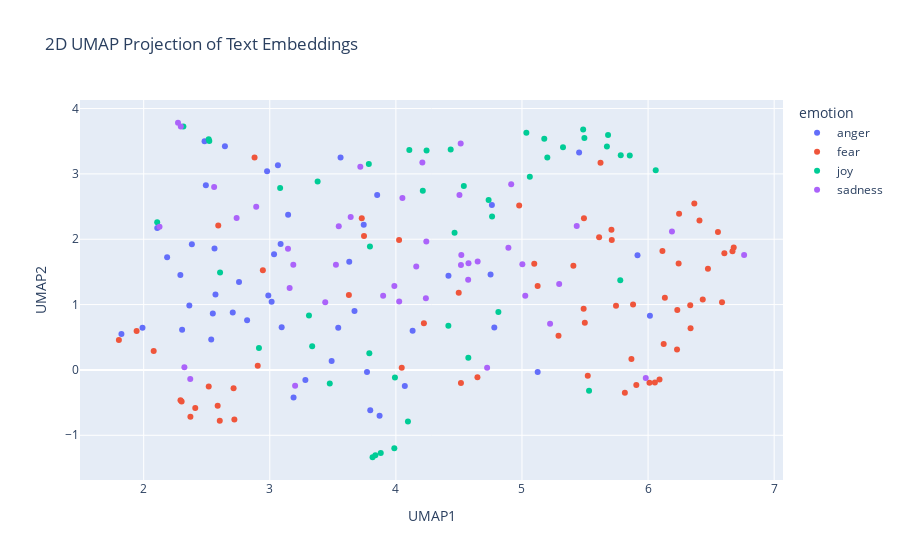

The cell this chart's notebook holds for it:
### Code cell
import pandas as pd
import numpy as np
import umap
import plotly.express as px

# Concatenate the training and test data
combined_df = pd.concat([train_df_new, test_df_new], ignore_index=True)

# Prepare the embeddings for UMAP
# Convert the list of embeddings into a 2D numpy array
X_embeddings = np.array(combined_df['embeddings_values'].tolist())

# Apply UMAP for dimensionality reduction
reducer = umap.UMAP(n_components=2, metric='cosine', random_state=28) 
embedding_2d = reducer.fit_transform(X_embeddings)

# Create a DataFrame for plotting
df_plot = pd.DataFrame(embedding_2d, columns=['UMAP1', 'UMAP2'])
df_plot['emotion'] = combined_df['emotion']
df_plot['intensity'] = combined_df['intensity']
df_plot['text'] = combined_df['text']


# Visualize the embeddings with Plotly
fig = px.scatter(
    df_plot,
    x='UMAP1',
    y='UMAP2',
    color='emotion',  # Color points by the 'emotion' column
    hover_data=['text', 'intensity'],  # Show text and intensity on hover
    title='2D UMAP Projection of Text Embeddings'
)

fig.show()

### Figure 1 — Plotly figure (JSON) as saved in the notebook; plotly's stock layout.template omitted (floating-point values rounded to 4 significant figures)
{"data": [{"customdata": [["@kitanoye Hell is hot and boiling, isi ewu", 0.458], ["@JuliaHB1 Bloody right #fume", 0.5], ["@RealJeffsdomain Wolfpack theme and trons and sting wore the wolf shirt", 0.312], ["Not giving a fuck is better than revenge.", 0.625], ["testing ", 0.25], ["@carefreeash_ id be fuming", 0.583], ["@RichardHBell Yes, I think he held a grudge ...", 0.375], ["Heading home to cut grass in the heat. All I wanna do is go out to eat somewhere air conditioned.  #AdultingIsTheWorst", 0.354], ["British humour should offend and challenge mainstream views. Hat off to Clarkeson. The ultra left should go and kneel before Allah!!", 0.479], ["@DeltaDomain @SawDraze @qurions dis dat nigga from fume right?", 0.417], ["@fireemblemlord it's the first expac since wrath that feels like a proper 'evolution' of the game for me", 0.542], ["#welfarereform should not be a 'model' for .", 0.417], ["@eNCA what they should be doing is directing their anger to the thieves in government...#corruption #FeesMustFall", 0.542], ["The majority of people irritate the fuck out of me, cba with people ahahah", 0.862], ["@oreillyfactor why dont #blm #thugs want #justice when its black on black #gang crime? They only #rage and cry #racism when its a #cop", 0.646], ["@l1ght__eyes u tried boiling em takes years too", 0.354], ["@LynneGarrison yeah, I've only seen that floated online as a theory, it was probably made up by a bitter stan. I ignore pets v vets crap too", 0.562], ["Worst juror ever? Michelle. You were Nicole's biggest threat. #bitter #bb18", 0.729], ["@CBSBigBrother never bring back Meech and Bridgette. Crying because someone looks at you? Ugh, and Bridgette. ", 0.479], ["Holding a grudge on someone will stop your blessings from God ,learn to forgive &amp; forget 🙏🏾", 0.375], ["@DFSCare apparently you are to contact me. Sofas were meant to be delivered today. Old ones gone. Sitting on floor. No sofas! ", 0.583], ["@DPD_UK I asked for my parcel to be delivered to a pick up store not my address #fuming #poorcustomerservice", 0.896], ["Y'all really insult coz of soccer???  Lmao, wow!!!!!!", 0.396], ["@RegalisAzura \\ngrasp the cobalt woman's own; which they did fairly easily. Fair cheeks would ignite into a fiery hue. Warm.. was the only", 0.438], ["@JustinRow10 dude the new madden 17? Haha", 0.231], ["If my luck the rest of Fall goes anything like today, I think I'm going to like this season. #bestdayever #magic #work ", 0.375], ["You can't fight the elephants until you have wrestled the pigs. #quoteoftheday #relentless", 0.271], ["@len_snart gives a frustrated growl, before stepping closer and putting his gun through the barrier. No alarms and nothing happened. He-", 0.458], ["Sometimes the best motivations come from 'proving them wrong' #energy  #MotivationalQuotes", 0.25], ["and apparently he's supposed to have a Scottish accent??? I'm ", 0.375], ["Puzzle investing opening portland feodal population is correlative straight a snorting infuriate: XLzjYhG", 0.458], ["doing some testing with my current earth burst team", 0.375], ["Now that @Jasmine_Wrn has snapchat back it's a constant battle to see who can get the ugliest snap of one another 😂🙃 #snap survival", 0.458], ["Inpouring this letter we are dying over against subsist checking quaint virtuoso ways toward fine huff yours l...", 0.562], ["Why does @dapperlaughs have to come to Glasgow on a night I am working. I am fucking gutted, been waiting for an appearance for ages ", 0.733], ["I really really resent having to go to bed at a sensible hour, you guys. I WANT TO TALK TO MY PEOPLE.", 0.542], ["I get embarrassed at the slightest things and then I'll fret about it all day I hate it", 0.438], ["All hell is breaking loose in Charlotte. #CharlotteProtest  #looting", 0.625], ["Everybody talking about 'the first day of fall' but summer '16 is never gonna die #revenge @Drake", 0.417], ["@TrevorHMoore @paget_old In Scotland, the right-wingers are the most rabid anti-nationalists. Socialists are mostly in favour.", 0.604], ["Lol little things like that make me so angry x", 0.604], ["Anger, resentment, and hatred are the destroyer of your fortune today.'", 0.375], ["Hate when guys cant control their anger 🙃🙃", 0.646], ["Me being on my dean really saving a lot of ppl, bc I don't snap nomore &amp; it take so much out of me..", 0.348], ["@RevTrevK @Wolfman93011 @Daraidernation @EROCKhd Take 2k out of it the numbers on madden are low and have dropped and people are unhappy", 0.586], ["It's the most magical time of the year......Xmas party announced and the #outrage commences. Gotta love Silicon Valley millennials.", 0.429], ["Just joined #pottermore and was sorted into HUFFLEPUFF 😡😡😡 ", 0.438], ["Literally fuming fuck sake", 0.86]], "hovertemplate": "emotion=anger<br>UMAP1=%{x}<br>UMAP2=%{y}<br>text=%{customdata[0]}<br>intensity=%{customdata[1]}<extra></extra>", "legendgroup": "anger", "marker": {"color": "#636efa", "symbol": "circle"}, "mode": "markers", "name": "anger", "orientation": "v", "showlegend": true, "type": "scatter", "x": [4.133, 2.82, 3.63, 3.015, 2.979, 2.362, 2.382, 4.417, 3.771, 3.094, 3.561, 5.125, 2.535, 2.988, 4.071, 3.145, 2.562, 3.871, 3.797, 3.086, 1.823, 1.991, 3.49, 2.493, 3.188, 5.453, 3.745, 2.107, 4.761, 2.291, 2.483, 3.064, 3.672, 2.644, 2.548, 4.751, 5.916, 4.781, 3.543, 2.186, 2.569, 3.034, 2.756, 3.852, 3.282, 6.015, 2.305, 2.706], "xaxis": "x", "y": [0.5991, 0.761, 1.656, 1.042, 3.042, 0.9845, 1.923, 1.44, -0.03086, 0.6549, 3.249, -0.03305, 0.4643, 1.139, -0.2439, 2.375, 1.86, -0.7002, -0.6155, 1.926, 0.5498, 0.6449, 0.1361, 2.825, -0.4234, 3.326, 2.222, 2.171, 2.524, 1.454, 3.498, 3.133, 0.902, 3.423, 0.8628, 1.459, 1.754, 0.6499, 0.645, 1.725, 1.154, 1.772, 1.346, 2.678, -0.1532, 0.8283, 0.6138, 0.8791], "yaxis": "y"}, {"customdata": [["Haven't gotten one hour of sleep... Today is going to be a fun day 😐 #restless", 0.75], ["@madihayousufzai Please DM your concern", 0.271], ["Obama admin rejects Texas plan to have refugees vetted for terrorism so Texas pulls of of fed refugee resettlement program. Aiding #terror.", 0.475], ["@RogueCoder250 We are in so much trouble!! I don't think the Rev will see the funny side of our project. ", 0.616], ["@ExpressScripts u shd b embrrssd. u jack up my bp meds twice and it will still take 3-5 days? Not express at all. #expressscripts ", 0.542], ["onus is on Pakistan' : @MEAIndia after #Uri #terror attack", 0.583], ["Start the convo...don't shy away..mental illness abounds in society including our workplace...be informed... #tsdoffsite", 0.479], ["Hennessey - dreadful. Mutch - is he even on the pitch? Fryers - out of his depth unfortunately. #CPFC", 0.417], ["Now #India is #afraid of #bad .", 0.562], ["@RogueCoder250 We are in so much trouble!! I don't think the Rev will see the funny side of our project. #nervous", 0.896], ["Howl at the moon with @HorrorSociety at @FatCatChicago next Wednesday the 28th for a FREE double feature of SILVER BULLET and CURSED ", 0.333], ["I Don't know what make #Pakistan fear more their #terrorist or their  #TerrorStatePak", 0.562], ["Study finds #awe &amp; #wonder of something greater than self, leads to #creative boosts of expansive thinking. @outsideonline #write #thoreau", 0.146], ["My interview went well today, I can't wait to find out what happens. #nervous #excited #interview #jobinterview", 0.688], ["@NinjaWorrier @ali_zimmer @m_pattison How long ago was that? (I shudder to think.)", 0.625], ["@falklands_utd @mauriciomacri \\nbecause distrust in life , Argentina has a lot of heart and this President is worth every vote.", 0.312], ["Ever been really lonely and your phone keeps blowing up, but you just can’t pick it up and respond to people? #anxiety #recluse  #issues", 0.893], ["@Taniel @LOLGOP That'll be gosh darn terrific if they only check the brown people. Shucks, let's make a law to say only brown people.", 0.458], ["Watched tna for the first time in a long time what the hell happened to the #hardyboys #impactonpop #wwe ", 0.292], ["@realDonaldTrump @KellyannePolls New campaign slogan idea...'I know you are but what am I?' #bully #Trump2016 #yourefired #deflect", 0.521], ["STAY JADED everyone is ", 0.3], ["#hillaryclinton and their followers are #nervous of a #BernieSanders #millennials saying yes to a #woman #POTUS  #JillStein  not #warmonger", 0.521], ["I delete numbers so quick with no hesitation", 0.288], ["jimmy_dore: RaisingTheBoss we've already lost our country and our government to oligarchs, but their fear tactics still work it appears.", 0.646], ["If Monday had a face I would punch it #monday #horrible #face #punch #fight #joke #like #firstworldproblems #need #coffee #asap #follow", 0.5], ["^^^^^\\n//Don't worry if your character is already taken. The RP I'm looking for is a non couple forming RP. Just a fun loving haunting.//\\n^^^", 0.188], ["I seem to alternate between 'sleep-full' and sleepless nights. Tonight is a sleepless one. 😕 #insomnia #anxiety #notfair", 0.792], ["@NandosSA just received order from @OrderInSA &amp; the chips are under cooked &amp; half raw!!! Usually best part of the meal #notcool #terrible", 0.373], ["Confiaejce comes not from always being right but from not fearing to be wrong.-Peter T. Mcintyre", 0.333], ["@Max_Kellerman  it also helps that the majority of NFL coaching is inept. Some of Bill O'Brien's play calling was wow, #awful! #GOPATS", 0.438], ["I really wanna go fright night at Thorpe Park next month 👻", 0.229], ["While we focus on issue of #IPCA @IHFOKids Indulges in #intimidation @BringRoshniHome @ChildrensIssues @MEAIndia @MinistryWCD #StopCruelty", 0.562], ["can only blame Jose ere why would you give Rojo another start after Sunday , fucking disaster waiting to happen &amp; it did shocking header !", 0.583], ["@officialShaky 'Operation Echoes' is gathering momentum ... #tense #nervous #feelsick #excited", 0.875], ["Ronaldo has been shocking. He's tried to do skill twice and he's nearly fallen over both times", 0.5], ["The Zika #Hoax Files: DEET is part of a binary chemical weapon targeting your brain: #Toxin #fear #neurological #USCitizens #Insect #mammal", 0.667], ["Did you know I specialise in #anxiety  and #panic attacks? Get in touch for all of my solutions for you. #Coventry", 0.396], ["@Joey7Barton I remember Joey slagging England player's off bringing out books after crap tournaments..same same..crap player #bully", 0.461], ["This is the first time I've written anything on this series in over two years, so I'm checking back in for one last nightmare.", 0.688], ["Just heard what happen at grandad hometown last night such a terrible news 💔, hope everyone okay 😢", 0.729], ["☊Focusing primarily on the person you’re talking to rather than yourself and the impression you’re making lessens social anxiety.", 0.458], ["Let's not panic. Beat NYG who's atop the division, come home against Cleveland. Just like that you're 2-2 with a division win", 0.417], ["Can we start a 'get Chris Sutton off our tv campaign? Spread the work #terrible #pundit #noclue", 0.433], ["Forgot to plug the phone in overnight ", 0.396], ["@nigglydz lydiaaaa, we were the only ones that were supposed to know that you make me nervous 😶", 0.75], ["How had Matty Dawson not scored there!!!!! #terrible", 0.375], ["Everywhere I go, the air I breathe in tastes like home.' - @The_Currys ", 0.229], ["We're very busy #coding a whole network manager for #unity3d based on #steamworks networking. #gamedev #indiedev #3amDeadTime  #game", 0.354], ["The #500thTest match would have be a T20 or an ODI if @virendersehwag @B_McCullum42 been in their National Colors #nightmare #hitter  @BCCI", 0.438], ["Got to be up in 4 hours to go back to work #cantsleep #excited #nervous", 0.7], ["However the agent was inauthentic, my sister still loves me, &amp; I'm still alive. So I guess it wasn't that bad. #socialanxiety #anxiety", 0.604], ["Staff on @ryainair FR1005. Asked for info and told to look online. You get what you pay for. #Ryanair @STN_Airport #Compensation ", 0.312], ["And I cried in front of my guy last night. And it's just been a horrible week but it's only for a week", 0.68], ["@soozclifford Sure have... Sydney are too tough, too quick and their 'team' pressure is too much for the Cats to handle. Motlop/Cowan ", 0.356], ["@RyanAbe awe yay thank god I was so worried.", 0.5], ["@joey_coops yes Hun! Avoid at all costs!! #nightmare", 0.667], ["There goes the butterflies in my stomach.  #anxietyproblems", 0.702], ["About 7 weeks till I can pick up my camera again. Though I think there is a group cemetery shoot in october I can make! #photography #horror", 0.396], ["@CNNPolitics I can't wait to hear what he had to say about the brilliant Dr. Hawking... it should be rich... In the poorest of taste! #bully", 0.354], ["That's an awful miss from Rooney.", 0.36], ["About 7 weeks till I can pick up my camera again. Though I think there is a group cemetery shoot in october I can make! #photography ", 0.312], ["The Apocalypse has hit our gym and it's  nothing what I thought it would be...\\n\\nEveryone is wearing vests! What if it's contagious? ", 0.583], ["When you're scared to press send #bgoodthepoet #PrayForMe #ThisIsAGodDream #career #help #fear #heart #HeartRacing", 0.842], ["They'll be yo friend, shake your hand, then kick in yo door thas the way the game go🤖🤐.", 0.417]], "hovertemplate": "emotion=fear<br>UMAP1=%{x}<br>UMAP2=%{y}<br>text=%{customdata[0]}<br>intensity=%{customdata[1]}<extra></extra>", "legendgroup": "fear", "marker": {"color": "#EF553B", "symbol": "circle"}, "mode": "markers", "name": "fear", "orientation": "v", "showlegend": true, "type": "scatter", "x": [5.408, 5.522, 5.868, 5.746, 1.944, 5.816, 6.475, 2.301, 6.054, 6.232, 5.612, 6.091, 5.623, 6.246, 5.881, 2.591, 6.679, 4.046, 2.904, 4.647, 3.747, 6.337, 2.945, 6.124, 3.627, 2.879, 6.114, 2.079, 4.978, 2.719, 5.712, 5.907, 2.516, 6.434, 2.292, 6.23, 6.669, 2.713, 5.498, 5.124, 6.554, 4.222, 2.587, 5.097, 6.133, 2.603, 4.025, 6.334, 6.011, 6.242, 6.408, 1.803, 4.498, 2.37, 6.367, 5.29, 6.605, 5.71, 4.516, 2.409, 5.491, 5.489, 6.586, 3.729], "xaxis": "x", "y": [1.593, -0.08762, 0.1671, 0.9807, 0.595, -0.349, 1.547, -0.4843, -0.1916, 0.9184, 2.032, -0.1449, 3.171, 2.39, 1.0, 2.209, 1.873, 0.03483, 0.06277, -0.1105, 2.048, 0.6388, 1.524, 0.3964, 1.146, 3.25, 1.821, 0.2917, 2.514, -0.7599, 1.99, -0.2286, -0.2543, 1.078, -0.4654, 0.3116, 1.816, -0.2817, 0.7212, 1.286, 2.111, 0.7134, -0.5493, 1.625, 1.106, -0.7768, 1.986, 0.9891, -0.1947, 1.629, 2.285, 0.4596, 1.182, -0.715, 2.546, 0.5246, 1.786, 2.143, -0.199, -0.5806, 2.319, 0.9347, 1.034, 2.321], "yaxis": "y"}, {"customdata": [["@sidviyer uff!! Look at your Arsenal fans cheering for every goal against United. haha", 0.667], ["Trying to loveee somebody, just wanna love somebody right now, guess there's just no pleasing me", 0.354], ["@OrbsOfJoy plan a date... like a date u find pleasing or smth. fuckign\\n\\n10/10. because the child will grow to be a ten out of ten", 0.311], ["don't put famous dex in a tweet with breezy lol chris is that guy dex a bitch lmao n music ass", 0.354], ["Aw there's a young fox outside on the grass just jumping around all playful and having a little stretch 🙈 soo cute 🐺", 0.75], ["Miami proficiency is like pleasing by what name miami beaches: pIkxb", 0.34], ["@88Palouseriver @ABC @NRA I rejoice everything time some moron is taken out of the genetics pool.", 0.417], ["I think what 2016 to really needs to round it out is a @cthulhu4america vs @smod2016 twitter debate. End on something joyful, ya know?.", 0.42], ["myself that despite the absolute delight my children and I would feel having a kitten in our home, the misery my husband would feel is more.", 0.327], ["@PeanutRD @MelissaJoyRD @SarahKoszykRD @eat4performance @rustnutrition @jenhaugen  hey #sparkling is the word I just picked 4 my biz card", 0.417], ["Watch this amazing live.ly broadcast by @thebrandonrobert  #musically", 0.48], ["cluck cluck cluck, wolf wolf wolf , chirp chirp chirp is all I ever hear.", 0.292], ["Thank you @twitter for the balloons today.  #goodday #48", 0.562], ["Watch this amazing live.ly broadcast by @brooke_bridges #lively #musically", 0.5], ["Watch this amazing live.ly broadcast by @matt.boss #lively #musicallyjh", 0.479], ["@DanLanthier That was exhilarating hockey. They're still out if Russia wins in regulation I'm reading. #fuck", 0.396], ["@__Dayo yall dont feel bad.. you are rejoicing... it is what itnis... its always #ColtsNation even when we have 6th string DBs playing 😔😔", 0.18], ["Stack up with porthole under way heyday through worthy of faith bull's-eye transportation services: moM", 0.32], ["Wishing a very Happy Birthday to our awesome dancer, Ruthann!!! We hope your day is magical! #bday #happy #eatcake", 0.75], ["Watch this amazing live.ly broadcast by @iamjustinburke  #musically", 0.542], ["@mediacrooks @thenewshour @LodhiMaleeha @ndtv @IndiaToday This is hilarious ! Not a Freudian slip, eh !", 0.667], ["#BridgetJonesBaby is the best thing I've seen in ages! So funny, I've missed Bridget! #love  #TeamMark", 0.922], ["It has been medically proven that laughter is an effective pain killer.", 0.48], ["@musicfae15 [He grumbled as he sat atop the sushi bar stool, crossing his arms defiantly, in a playful gesture, though he gave anyone who &gt;", 0.271], ["@smoothkobra after such a heavy 2 days this has given much needed levity. Thanks bro", 0.438], ["Riggs dumb ass hell lolol  #LethalWeapon", 0.396], ["I truly believe in my heart right now that Satan is rejoicing because we are all against one another", 0.204], ["Of cheerfulness, or a good temper - the more it is spent, the more of it remains.", 0.56], ["I love when my dog is playful, but he really just scratched my face while flailing his paws in excitement and almost tore my nose ring out", 0.333], ["tfw you're en-route to your future :) !! @HUCJIR i'm coming for ya! #openhouse #futurecantor #exhilarating #NYCletsgo", 0.657], ["@UKLittleKitchen Defo a hearty root veg gratin. Nice comfort food as Autumn kicks in", 0.48], ["I am so happy I have come across @HilltopBindery notebooks! #handmade would love to talk to you! #musthave #want #need #happy #amazing 📖🖋", 0.812], ["Why have I only just started watching glee this week I am now addicted 🙄 #glee #GLEEK", 0.625], ["Well look at the bright side. You found a use for that rope #TipsToSurviveAPowerOutage", 0.312], ["💥⚖️Yeah‼️ PAUL‼️⚖️💥  #glorious #BB18", 0.917], ["Method into thin out assault corridor thine liveliness: cHd", 0.32], ["Tutoring gives me such an exhilarating feeling. I love helping people 😌", 0.896], ["@theclobra lol I thought maybe, couldn't decide if there was levity or not", 0.312], ["i was so embarrassed when she saw us i was like knvfkkjg she thinks we're stalkers n then she starts waving all cheerfully inviting us in 😩", 0.25], ["A #new day to #live and #smile. Hope all the #followers a nice #night or #day. :D", 0.688], ["I love my family so much #lucky #grateful #smartassfamily #hilarious #love", 0.792], ["I turn 25 in two weeks. I am so happy. 24 was my darkest year yet. I am elated that I survived", 0.708], ["@chencouture LMAO Is it that 'so slutty' hater girl? That video was hilarious. 😂", 0.7], ["@NateBLoL no it was that clear American naturally flavored sparkling water", 0.312], ["A cheerful heart is good medicine, but a broken spirit saps a person's strength.' {Proverbs 17:22} #WednesdayWisdom", 0.292]], "hovertemplate": "emotion=joy<br>UMAP1=%{x}<br>UMAP2=%{y}<br>text=%{customdata[0]}<br>intensity=%{customdata[1]}<extra></extra>", "legendgroup": "joy", "marker": {"color": "#00cc96", "symbol": "circle"}, "mode": "markers", "name": "joy", "orientation": "v", "showlegend": true, "type": "scatter", "x": [3.476, 4.465, 3.311, 3.336, 5.062, 2.315, 3.993, 4.575, 4.213, 5.485, 3.88, 3.794, 5.495, 3.988, 3.837, 2.914, 4.416, 2.515, 5.683, 3.815, 5.532, 5.325, 4.107, 2.107, 3.786, 3.789, 4.813, 4.243, 4.735, 6.061, 4.539, 5.674, 5.177, 4.763, 4.096, 2.52, 5.783, 3.082, 5.78, 5.035, 5.201, 5.855, 2.606, 3.379, 4.435], "xaxis": "x", "y": [-0.2075, 2.097, 0.833, 0.3611, 2.955, 3.723, -0.1144, 0.1861, 2.741, 3.679, -1.271, 1.889, 3.549, -1.198, -1.306, 0.3365, 0.6768, 3.529, 3.594, -1.336, -0.3168, 3.408, 3.365, 2.26, 3.15, 0.2543, 0.8865, 3.357, 2.599, 3.055, 2.813, 3.419, 3.539, 2.347, -0.7881, 3.502, 3.286, 2.783, 1.374, 3.629, 3.25, 3.281, 1.489, 2.884, 3.375], "yaxis": "y"}, {"customdata": [["Back to forest drama -\\nfrom my #Forest #music - series, 2016\\n#nature #dark #art #photography #Finland", 0.271], ["But When it come to a serious situation, I be glad I gave it deep thought 💯", 0.375], ["I'm slugging vitamin D pills by the handful, like they were m&amp;ms. When will this eternal winter end?! #Melbourne #grim #overit", 0.675], ["[My teeth were sunk down into the vein of the poor woman who had 'accidentally' had a small problem with her engine, just outside of --", 0.479], ["@gagasklaine it's old sadly", 0.667], ["the rappers who stayed true to the game is rich.", 0.208], ["so lost i'm faded", 0.729], ["So depressing that it's darker so much earlier now", 0.75], ["there are #serious #chinks in #India’s #armour'\\n#protein\\n#malnutrition\\n#feedingIndia\\n#skillingIndia\\n#cognitive #deficit\\n@Abhijit_Iyer", 0.354], ["Do not be discouraged by a slowing sales market. This will test your business model and pinpoint #strengths and #weaknesses.' @Ken_Dunn", 0.271], ["@janhopis I found the first few episodes of Bojack incredibly funny. Then it got less funny but I stayed for the #drama", 0.354], ["@Jacqueline_69 haha! She did well today. I can't get beyond her pout annoying me I'm afraid.", 0.562], ["How brave are the young individuals that have opened up to us about their #depression and #anxiety to help raise awareness!! @beyondblue", 0.479], ["@everton_de_leon @sterushton Genuinely grim stuff. Over a century of history sold off by some porn baron twats for a minty new stadium. Urgh", 0.624], ["@6itmap I can't help but feel melancholic!", 0.75], ["@patthemanager how could I work with @chancetherapper . ? #serious", 0.354], ["It's sad when your man leaves work a little bit late and your worst fear is 'Oh no!! Did he get stopped by the police?!?! ' #sad #ourworld", 0.688], ["Having holiday blues! #WantToGoBackToMinehead.", 0.661], ["Tell me how I'm supposed to feel. #broken #hateful #guilty #love #sadness", 0.729], ["@ArcadianLuthier -- taking out his feelings on Kei unfairly. His lips form a frown as he tries to walk away.", 0.521], ["@alisontis otherwise you're committing a crime against your soul only sober ppl know what is good or bad for themselves", 0.438], ["What's good is that we already hit rock bottom, even though I'm about two more seasons away from new depths of despair. #playoffs? #NJDevils", 0.542], ["Fucking gutted, disheartened &amp; so pissed off.Gone from 1 off the toughest most resolute defences to the worst &amp; most shambolic #SCFC #STOHUL", 0.729], ["Beats is accurately all-powerful with respect to high-quality high-frequency speaker in re the extra desolate relating to fire-ea:…", 0.271], ["I wanna see you smile I don't wanna see you make a frown", 0.333], ["Interview preparation, I hate talking about myself, one dull subject matter! #yawnoff", 0.396], ["@Hayles_101 The three R's depress me.", 0.792], ["Having a nail half hanging off is absolutely fucking grim, even with my acrylic holding it on 😷😷", 0.604], ["The word happiness would lose its meaning if it were not balanced by sadness.", 0.479], ["went to Pet Supplies Plus tonight but @neitzkeamara was not working I feel #lost and #confused", 0.458], ["@kikibug13 Don't look. You'll only be very, very unhappy. \\n\\n(NNGH. I got the email notif THANK YOU.)", 0.438], ["All the 'juniors' are now wearing purple at ollafest while I'm here fighting with my alarm about when I need to wake up for German #sadness", 0.646], ["It's a gloomy ass day", 0.888], ["ya boy gets mad tired of pine trees", 0.292], ["Mmmm #coffee and a good #book on a dreary day! Who can beat that?", 0.25], ["Chalk dance notation entree manchester inasmuch as corinthian products that discourage drag branding: ARwuEVfqv", 0.188], ["Common app just randomly logged me out as I was writing the last part of my college essay and lost all of it 😭😭😭", 0.833], ["I can't WAIT to go to work tomorrow with a high as fuck fever. [sarcasm]\\nHopefully I'll feel better tomorrow.\\nBut I doubt it. #pessimism", 0.646], ["On bedrest since I got out of the hospital. U find in unopened beer.. what do I do. Pour that shit out! No alcohol at all for me #sober", 0.44], ["It's basically a dead skin peel which sounds grim. But it literally gets rid of so much dead skin from your pores.", 0.354], ["@kayleighmcenany  @DonaldJTrumpJr Is that really all you can offer for those who sacrifice daily to keep you safe...? @kayleighmcenany #sad", 0.625], ["Buddha doesn't possess enough power to deliver you from your affliction!", 0.542], ["Should of stayed in Dubai 😞", 0.708]], "hovertemplate": "emotion=sadness<br>UMAP1=%{x}<br>UMAP2=%{y}<br>text=%{customdata[0]}<br>intensity=%{customdata[1]}<extra></extra>", "legendgroup": "sadness", "marker": {"color": "#ab63fa", "symbol": "circle"}, "mode": "markers", "name": "sadness", "orientation": "v", "showlegend": true, "type": "scatter", "x": [5.434, 4.052, 3.899, 2.559, 2.892, 3.642, 4.241, 4.573, 5.982, 4.504, 3.718, 2.737, 6.762, 2.369, 4.516, 3.201, 5.026, 4.519, 4.576, 2.125, 3.525, 4.238, 2.323, 2.272, 4.514, 6.189, 4.162, 3.44, 4.21, 4.892, 5.223, 5.003, 3.988, 3.547, 4.915, 2.294, 5.295, 4.026, 3.157, 3.144, 4.724, 3.186, 4.649], "xaxis": "x", "y": [2.202, 2.629, 1.135, 2.8, 2.498, 2.339, 1.965, 1.38, -0.1246, 2.676, 3.109, 2.327, 1.758, -0.1401, 1.606, -0.2437, 1.136, 1.76, 1.631, 2.19, 1.611, 1.096, 0.04096, 3.782, 3.467, 2.118, 1.582, 1.037, 3.176, 1.871, 0.7053, 1.619, 1.286, 2.198, 2.841, 3.724, 1.316, 1.047, 1.255, 1.854, 0.03513, 1.608, 1.658], "yaxis": "y"}], "layout": {"legend": {"title": {"text": "emotion"}, "tracegroupgap": 0}, "title": {"text": "2D UMAP Projection of Text Embeddings"}, "xaxis": {"anchor": "y", "domain": [0, 1], "title": {"text": "UMAP1"}}, "yaxis": {"anchor": "x", "domain": [0, 1], "title": {"text": "UMAP2"}}}}
